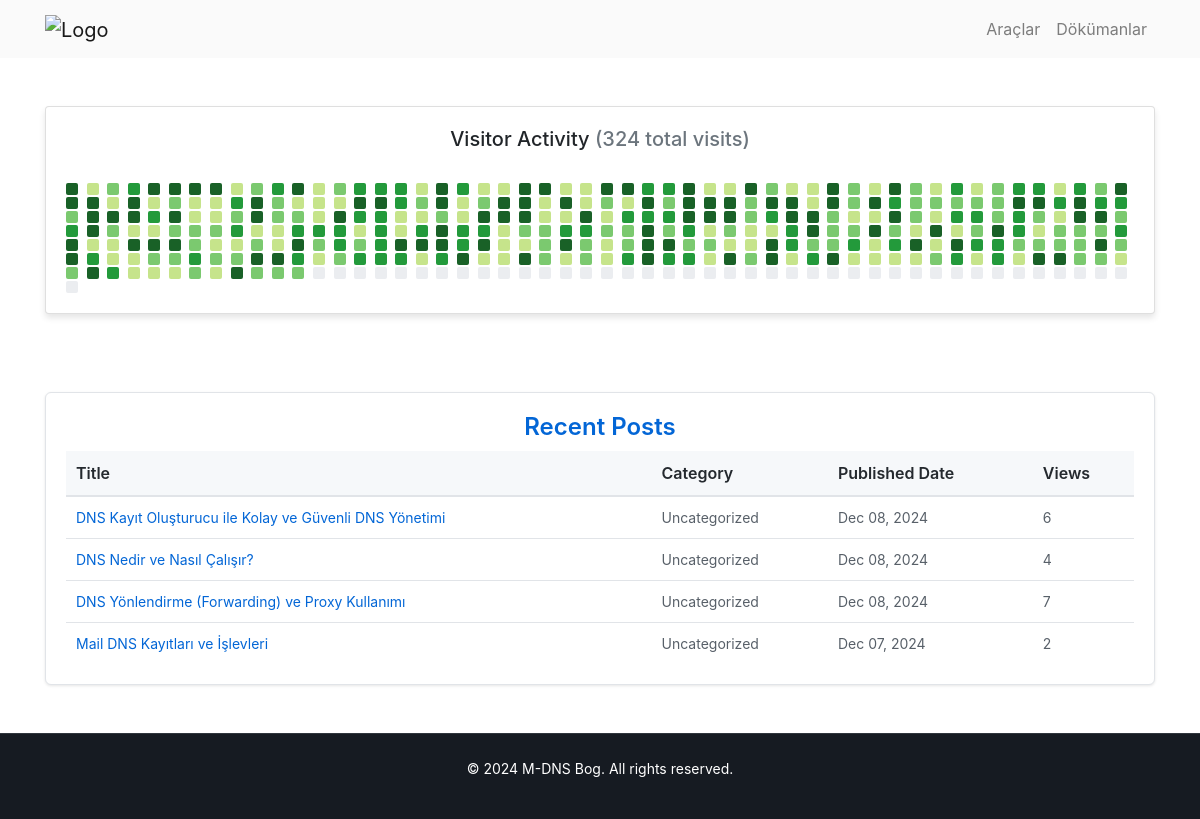
The page / on the database its author committed.
### tables this page shows
CREATE TABLE `categories` (
  `id` int(11) NOT NULL,
  `name` varchar(255) NOT NULL,
  `slug` varchar(255) NOT NULL
);

CREATE TABLE `posts` (
  `id` int(11) NOT NULL,
  `title` varchar(255) NOT NULL,
  `content` text NOT NULL,
  `category_id` int(11) NOT NULL,
  `image` varchar(255) DEFAULT NULL,
  `created_at` timestamp NULL DEFAULT current_timestamp(),
  `views` int(11) NOT NULL DEFAULT 0
);

CREATE TABLE `settings` (
  `id` int(11) NOT NULL,
  `name` varchar(255) NOT NULL,
  `value` text NOT NULL,
  `site_name` varchar(255) NOT NULL DEFAULT 'Default Site Name'
);

### index.php (the view, shortened to what this page needs)
<?php
include 'includes/db.php';
include 'includes/header.php';
$visitorCountFile = 'visitor_count.txt';
$visitorCount = 1;
if (file_exists($visitorCountFile)) {
    $visitorCount = (int)file_get_contents($visitorCountFile) + 1;
}
try {
    $stmt = $pdo->query('SELECT * FROM posts ORDER BY created_at DESC LIMIT 10');
    $posts = $stmt->fetchAll();
} catch (PDOException $e) {
    die('<div class="alert alert-danger">Error fetching posts: ' . $e->getMessage() . '</div>');
}
?>
<!DOCTYPE html>
<html lang="en">
<head>
    <link rel="stylesheet" href="https://cdn.jsdelivr.net/npm/bootstrap@4.6.2/dist/css/bootstrap.min.css">
</head>
<body>
<div class="container my-5">
    <div class="card visitor-card">
        <h5 class="card-title text-center">
            Visitor Activity
            <span class="text-muted">(<?= number_format($visitorCount) ?> total visits)</span>
        </h5>
        <div class="contribution-grid">
            <?php for ($i = 0; $i < 365; $i++): ?>
                <div class="contribution-day" data-level="<?= ($i < $visitorCount) ? rand(1, 4) : 0 ?>"></div>
            <?php endfor; ?>
        </div>
    </div>
</div>
<div class="container">
    <div class="recent-posts">
        <h2 align="center">Recent Posts</h2>
        <table>
            <thead>
                <tr>
                    <th>Title</th>
                    <th>Category</th>
                    <th>Published Date</th>
                    <th>Views</th>
                </tr>
            </thead>
            <tbody>
                <?php foreach ($posts as $post): ?>
                    <tr>
                        <td>
                            <a href="view.php?id=<?= htmlspecialchars($post['id']) ?>">
                                <?= htmlspecialchars($post['title']) ?>
                            </a>
                        </td>
                        <td>
                            <?= htmlspecialchars($post['category_name'] ?? 'Uncategorized') ?>
                        </td>
                        <td>
                            <?= date("M d, Y", strtotime($post['created_at'])) ?>
                        </td>
                        <td>
                            <?= htmlspecialchars($post['views'] ?? 0) ?>
                        </td>
                    </tr>
                <?php endforeach; ?>
            </tbody>
        </table>
    </div>
</div>
<footer class="footer mt-5 py-4">
    <div class="container text-center">
        <p>&copy; <?= date("Y") ?> <?= htmlspecialchars($site_name ?? 'Default Site Name') ?>. All rights reserved.</p>
    </div>
</footer>
</body>
</html>

### includes/header.php (shortened to what this page needs)
<?php
include 'db.php';
try {
    $stmt = $pdo->prepare("SELECT value FROM settings WHERE name = 'site_name' LIMIT 1");
    $stmt->execute();
    $setting = $stmt->fetch();
    $site_name = $setting['value'] ?? 'Default Site Name';
    $stmt = $pdo->prepare("SELECT value FROM settings WHERE name = 'site_url' LIMIT 1");
    $stmt->execute();
    $setting = $stmt->fetch();
    $site_url = $setting['value'] ?? '/';
} catch (PDOException $e) {
    die("Database query failed: " . $e->getMessage());
}
try {
    $menuCategories = $pdo->query('SELECT * FROM categories ORDER BY name ASC')->fetchAll();
} catch (PDOException $e) {
    die('<div class="alert alert-danger">Error fetching categories: ' . $e->getMessage() . '</div>');
}
?>
<!DOCTYPE html>
<html lang="en">
<head>
    <link href="https://cdn.jsdelivr.net/npm/bootstrap@5.3.0-alpha3/dist/css/bootstrap.min.css" rel="stylesheet">
    <link href="https://cdnjs.cloudflare.com/ajax/libs/bootstrap-icons/1.10.5/font/bootstrap-icons.min.css" rel="stylesheet">
</head>
<body>
  <nav class="navbar navbar-expand-lg navbar-light">
    <div class="container">
      <a class="navbar-brand" href="<?= htmlspecialchars($site_url) ?>">
        <img src="https://m-dns.org/blog/img/mlogo.png" alt="Logo" height="40">
      </a>
      <div class="collapse navbar-collapse" id="navbarContent">
        <ul class="navbar-nav ms-auto">
          <?php foreach ($menuCategories as $category): ?>
            <li class="nav-item">
              <a class="nav-link" href="category.php?id=<?= htmlspecialchars($category['id']) ?>">
                <?= htmlspecialchars($category['name']) ?>
              </a>
            </li>
          <?php endforeach; ?>
        </ul>
      </div>
    </div>
  </nav>

### includes/header.php (style rules this page uses)
body { font-family: -apple-system, BlinkMacSystemFont, "Segoe UI", Helvetica, Arial, sans-serif, "Apple Color Emoji", "Segoe UI Emoji"; background-color: #24292e; color: #24292e; }
.navbar, .footer { background-color: #fafafa; }
.navbar a, .footer a { color: #ffffff; text-decoration: none; }
.recent-posts { margin-top: 30px; background-color: #ffffff; border: 1px solid #e1e4e8; border-radius: 6px; padding: 20px; box-shadow: 0px 1px 3px rgba(0, 0, 0, 0.1); }
.recent-posts h2 { font-size: 1.5rem; font-weight: 600; color: #0366d6; }
table { width: 100%; border-collapse: collapse; margin-top: 10px; }
table thead { background-color: #f6f8fa; text-align: left; border-bottom: 2px solid #e1e4e8; }
table thead th { padding: 10px; font-weight: 600; color: #24292e; }
table tbody tr { border-bottom: 1px solid #e1e4e8; }
table tbody tr:last-child { border-bottom: none; }
table td { padding: 10px; font-size: 14px; color: #586069; }
table td a { color: #0366d6; text-decoration: none; }
.visitor-card { width: 100%; background-color: #f8f8f8; padding: 20px; border-radius: 10px; box-shadow: 0px 4px 6px rgba(0, 0, 0, 0.1); }
.contribution-grid { display: grid; grid-template-columns: repeat(52, 1fr); gap: 2px; margin-top: 20px; }
.contribution-day { width: 12px; height: 12px; background-color: #ebedf0; border-radius: 2px; transition: background-color 0.3s ease; }
.contribution-day[data-level="1"] { background-color: #c6e48b; }
.contribution-day[data-level="2"] { background-color: #7bc96f; }
.contribution-day[data-level="3"] { background-color: #239a3b; }
.contribution-day[data-level="4"] { background-color: #196127; }
.footer { position: relative; bottom: 0; width: 100%; background-color: #161b22; color: #ffffff; text-align: center; padding: 20px 0; font-size: 14px; border-top: 1px solid #30363d; margin-top: 30px; }
body { display: flex; flex-direction: column; min-height: 100vh; }
.container { flex: 1; }

### rows shown on the page
categories: name "Araçlar"
categories: name "Dökümanlar"
posts: title "DNS Kayıt Oluşturucu ile Kolay ve Güvenli DNS Yönetimi", category_name "Uncategorized", created_at "Dec 08, 2024", views "6"
posts: title "DNS Nedir ve Nasıl Çalışır?", category_name "Uncategorized", created_at "Dec 08, 2024", views "4"
posts: title "DNS Yönlendirme (Forwarding) ve Proxy Kullanımı", category_name "Uncategorized", created_at "Dec 08, 2024", views "7"
posts: title "Mail DNS Kayıtları ve İşlevleri", category_name "Uncategorized", created_at "Dec 07, 2024", views "2"
settings: value "M-DNS Bog"

### other values the page prints
$visitorCount "324"
